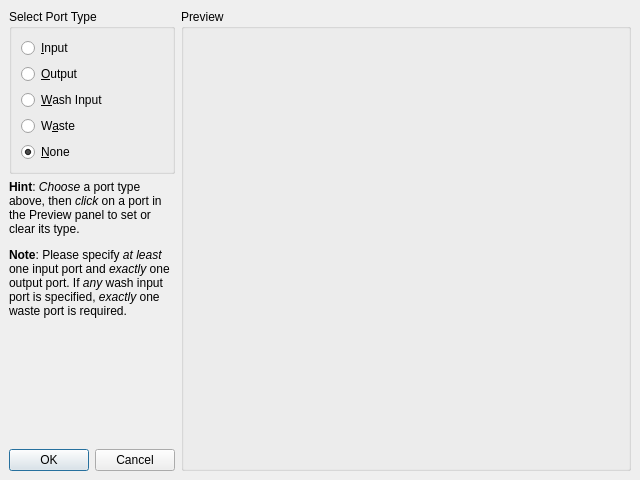
<?xml version="1.0" encoding="UTF-8"?>
<ui version="4.0">
 <class>frmConfigChip</class>
 <widget class="QMainWindow" name="frmConfigChip">
  <property name="windowModality">
   <enum>Qt::ApplicationModal</enum>
  </property>
  <property name="geometry">
   <rect>
    <x>0</x>
    <y>0</y>
    <width>640</width>
    <height>480</height>
   </rect>
  </property>
  <property name="minimumSize">
   <size>
    <width>640</width>
    <height>480</height>
   </size>
  </property>
  <property name="font">
   <font>
    <family>Segoe UI</family>
   </font>
  </property>
  <property name="windowTitle">
   <string>Electrode Grid Configuration</string>
  </property>
  <property name="locale">
   <locale language="English" country="UnitedStates"/>
  </property>
  <widget class="QWidget" name="centralwidget">
   <layout class="QHBoxLayout" name="horizontalLayout_2">
    <item>
     <layout class="QVBoxLayout" name="verticalLayout_2">
      <property name="leftMargin">
       <number>0</number>
      </property>
      <item>
       <widget class="QGroupBox" name="groupBox">
        <property name="sizePolicy">
         <sizepolicy hsizetype="Preferred" vsizetype="Minimum">
          <horstretch>0</horstretch>
          <verstretch>0</verstretch>
         </sizepolicy>
        </property>
        <property name="maximumSize">
         <size>
          <width>200</width>
          <height>16777215</height>
         </size>
        </property>
        <property name="title">
         <string>Select Port Type</string>
        </property>
        <layout class="QHBoxLayout" name="horizontalLayout">
         <item>
          <layout class="QVBoxLayout" name="verticalLayout">
           <item>
            <widget class="QRadioButton" name="optInput">
             <property name="text">
              <string>&amp;Input</string>
             </property>
            </widget>
           </item>
           <item>
            <widget class="QRadioButton" name="optOutput">
             <property name="text">
              <string>&amp;Output</string>
             </property>
            </widget>
           </item>
           <item>
            <widget class="QRadioButton" name="optWash">
             <property name="text">
              <string>&amp;Wash Input</string>
             </property>
            </widget>
           </item>
           <item>
            <widget class="QRadioButton" name="optWaste">
             <property name="text">
              <string>W&amp;aste</string>
             </property>
            </widget>
           </item>
           <item>
            <widget class="QRadioButton" name="optNone">
             <property name="locale">
              <locale language="English" country="UnitedStates"/>
             </property>
             <property name="text">
              <string>&amp;None</string>
             </property>
             <property name="checked">
              <bool>true</bool>
             </property>
            </widget>
           </item>
          </layout>
         </item>
        </layout>
       </widget>
      </item>
      <item>
       <widget class="QLabel" name="lblHints">
        <property name="sizePolicy">
         <sizepolicy hsizetype="Ignored" vsizetype="Preferred">
          <horstretch>0</horstretch>
          <verstretch>0</verstretch>
         </sizepolicy>
        </property>
        <property name="text">
         <string>&lt;html&gt;&lt;head/&gt;&lt;body&gt;&lt;p&gt;&lt;span style=&quot; font-weight:600;&quot;&gt;Hint&lt;/span&gt;: &lt;span style=&quot; font-style:italic;&quot;&gt;Choose&lt;/span&gt; a port type above, then &lt;span style=&quot; font-style:italic;&quot;&gt;click&lt;/span&gt; on a port in the Preview panel to set or clear its type.&lt;/p&gt;&lt;p&gt;&lt;span style=&quot; font-weight:600;&quot;&gt;Note&lt;/span&gt;: Please specify &lt;span style=&quot; font-style:italic;&quot;&gt;at least&lt;/span&gt; one input port and &lt;span style=&quot; font-style:italic;&quot;&gt;exactly&lt;/span&gt; one output port. If &lt;span style=&quot; font-style:italic;&quot;&gt;any&lt;/span&gt; wash input port is specified, &lt;span style=&quot; font-style:italic;&quot;&gt;exactly&lt;/span&gt; one waste port is required.&lt;/p&gt;&lt;/body&gt;&lt;/html&gt;</string>
        </property>
        <property name="wordWrap">
         <bool>true</bool>
        </property>
       </widget>
      </item>
      <item>
       <spacer name="verticalSpacer">
        <property name="orientation">
         <enum>Qt::Vertical</enum>
        </property>
        <property name="sizeType">
         <enum>QSizePolicy::Expanding</enum>
        </property>
        <property name="sizeHint" stdset="0">
         <size>
          <width>20</width>
          <height>40</height>
         </size>
        </property>
       </spacer>
      </item>
      <item alignment="Qt::AlignHCenter">
       <widget class="QDialogButtonBox" name="buttonBox">
        <property name="sizePolicy">
         <sizepolicy hsizetype="Fixed" vsizetype="Fixed">
          <horstretch>0</horstretch>
          <verstretch>0</verstretch>
         </sizepolicy>
        </property>
        <property name="autoFillBackground">
         <bool>false</bool>
        </property>
        <property name="standardButtons">
         <set>QDialogButtonBox::Cancel|QDialogButtonBox::Ok</set>
        </property>
        <property name="centerButtons">
         <bool>false</bool>
        </property>
       </widget>
      </item>
     </layout>
    </item>
    <item>
     <widget class="QGroupBox" name="groupBox_2">
      <property name="sizePolicy">
       <sizepolicy hsizetype="Expanding" vsizetype="Expanding">
        <horstretch>0</horstretch>
        <verstretch>0</verstretch>
       </sizepolicy>
      </property>
      <property name="title">
       <string>Preview</string>
      </property>
      <layout class="QVBoxLayout" name="verticalLayout_4">
       <property name="leftMargin">
        <number>0</number>
       </property>
       <property name="topMargin">
        <number>0</number>
       </property>
       <property name="rightMargin">
        <number>0</number>
       </property>
       <property name="bottomMargin">
        <number>0</number>
       </property>
       <item>
        <layout class="QVBoxLayout" name="verticalLayout_3">
         <item>
          <spacer name="verticalSpacer_3">
           <property name="orientation">
            <enum>Qt::Vertical</enum>
           </property>
           <property name="sizeType">
            <enum>QSizePolicy::Ignored</enum>
           </property>
           <property name="sizeHint" stdset="0">
            <size>
             <width>3</width>
             <height>6</height>
            </size>
           </property>
          </spacer>
         </item>
         <item>
          <layout class="QHBoxLayout" name="horizontalLayout_3">
           <item>
            <spacer name="horizontalSpacer">
             <property name="orientation">
              <enum>Qt::Horizontal</enum>
             </property>
             <property name="sizeType">
              <enum>QSizePolicy::Ignored</enum>
             </property>
             <property name="sizeHint" stdset="0">
              <size>
               <width>6</width>
               <height>3</height>
              </size>
             </property>
            </spacer>
           </item>
           <item>
            <widget class="QWidget" name="pWidget" native="true">
             <property name="sizePolicy">
              <sizepolicy hsizetype="Expanding" vsizetype="Expanding">
               <horstretch>0</horstretch>
               <verstretch>0</verstretch>
              </sizepolicy>
             </property>
            </widget>
           </item>
           <item>
            <spacer name="horizontalSpacer_2">
             <property name="orientation">
              <enum>Qt::Horizontal</enum>
             </property>
             <property name="sizeType">
              <enum>QSizePolicy::Ignored</enum>
             </property>
             <property name="sizeHint" stdset="0">
              <size>
               <width>6</width>
               <height>3</height>
              </size>
             </property>
            </spacer>
           </item>
          </layout>
         </item>
         <item>
          <spacer name="verticalSpacer_2">
           <property name="orientation">
            <enum>Qt::Vertical</enum>
           </property>
           <property name="sizeType">
            <enum>QSizePolicy::Ignored</enum>
           </property>
           <property name="sizeHint" stdset="0">
            <size>
             <width>3</width>
             <height>6</height>
            </size>
           </property>
          </spacer>
         </item>
        </layout>
       </item>
      </layout>
     </widget>
    </item>
   </layout>
  </widget>
 </widget>
 <resources/>
 <connections>
  <connection>
   <sender>buttonBox</sender>
   <signal>rejected()</signal>
   <receiver>frmConfigChip</receiver>
   <slot>close()</slot>
   <hints>
    <hint type="sourcelabel">
     <x>165</x>
     <y>380</y>
    </hint>
    <hint type="destinationlabel">
     <x>201</x>
     <y>396</y>
    </hint>
   </hints>
  </connection>
 </connections>
 <designerdata>
  <property name="gridDeltaX">
   <number>10</number>
  </property>
  <property name="gridDeltaY">
   <number>10</number>
  </property>
  <property name="gridSnapX">
   <bool>true</bool>
  </property>
  <property name="gridSnapY">
   <bool>true</bool>
  </property>
  <property name="gridVisible">
   <bool>true</bool>
  </property>
 </designerdata>
</ui>
